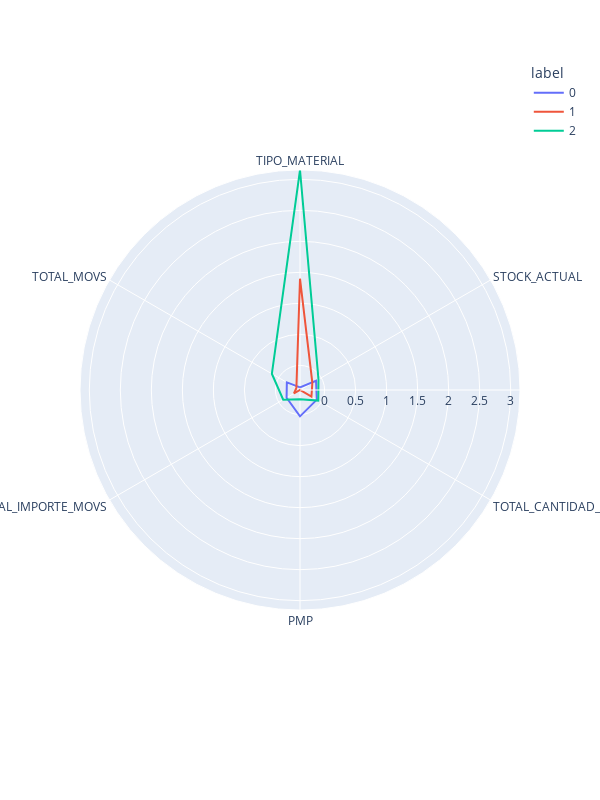
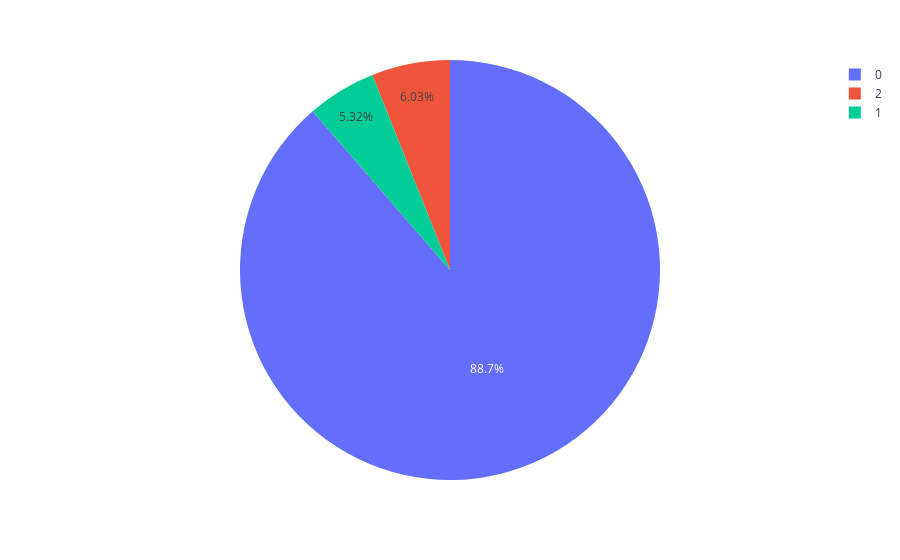

Notebook code for these charts, in order:
### Code cell
# Visualización polar para DBSCAN excluyendo ruido y clusters pequeños
polar_dbscan = clusters_dbscan_valid.groupby("label").mean().reset_index()
polar_dbscan = pd.melt(polar_dbscan, id_vars=["label"])
fig_dbscan = px.line_polar(polar_dbscan, r="value", theta="variable", color="label", line_close=True, height=800, width=600)
fig_dbscan.show()

# Visualización de distribución de clusters con DBSCAN excluyendo ruido y clusters pequeños
pie_dbscan = clusters_dbscan_valid.groupby('label').size().reset_index()
pie_dbscan.columns = ['label', 'value']
px.pie(pie_dbscan, values='value', names='label').show()

### Figure 1 — Plotly figure (JSON) as saved in the notebook; plotly's stock layout.template omitted (floating-point values rounded to 4 significant figures)
{"data": [{"hovertemplate": "label=0<br>value=%{r}<br>variable=%{theta}<extra></extra>", "legendgroup": "0", "line": {"color": "#636efa", "dash": "solid"}, "marker": {"symbol": "circle"}, "mode": "lines", "name": "0", "r": [-0.3534, -0.09773, -0.08346, 0.02828, -0.1464, -0.1516, -0.3534], "showlegend": true, "subplot": "polar", "theta": ["TIPO_MATERIAL", "STOCK_ACTUAL", "TOTAL_CANTIDAD_MOVS", "PMP", "TOTAL_IMPORTE_MOVS", "TOTAL_MOVS", "TIPO_MATERIAL"], "type": "scatterpolar"}, {"hovertemplate": "label=1<br>value=%{r}<br>variable=%{theta}<extra></extra>", "legendgroup": "1", "line": {"color": "#EF553B", "dash": "solid"}, "marker": {"symbol": "circle"}, "mode": "lines", "name": "1", "r": [1.398, -0.1664, -0.1831, -0.3963, -0.2836, -0.329, 1.398], "showlegend": true, "subplot": "polar", "theta": ["TIPO_MATERIAL", "STOCK_ACTUAL", "TOTAL_CANTIDAD_MOVS", "PMP", "TOTAL_IMPORTE_MOVS", "TOTAL_MOVS", "TIPO_MATERIAL"], "type": "scatterpolar"}, {"hovertemplate": "label=2<br>value=%{r}<br>variable=%{theta}<extra></extra>", "legendgroup": "2", "line": {"color": "#00cc96", "dash": "solid"}, "marker": {"symbol": "circle"}, "mode": "lines", "name": "2", "r": [3.15, -0.05255, -0.05527, -0.249, -0.08362, 0.1273, 3.15], "showlegend": true, "subplot": "polar", "theta": ["TIPO_MATERIAL", "STOCK_ACTUAL", "TOTAL_CANTIDAD_MOVS", "PMP", "TOTAL_IMPORTE_MOVS", "TOTAL_MOVS", "TIPO_MATERIAL"], "type": "scatterpolar"}], "layout": {"height": 800, "legend": {"title": {"text": "label"}, "tracegroupgap": 0}, "margin": {"t": 60}, "polar": {"angularaxis": {"direction": "clockwise", "rotation": 90}, "domain": {"x": [0, 1], "y": [0, 1]}}, "width": 600}}

### Figure 2 — Plotly figure (JSON) as saved in the notebook; plotly's stock layout.template omitted (floating-point values rounded to 4 significant figures)
{"data": [{"domain": {"x": [0, 1], "y": [0, 1]}, "hovertemplate": "label=%{label}<br>value=%{value}<extra></extra>", "labels": [0, 1, 2], "legendgroup": "", "name": "", "showlegend": true, "type": "pie", "values": [867, 52, 59]}], "layout": {"legend": {"tracegroupgap": 0}, "margin": {"t": 60}}}
